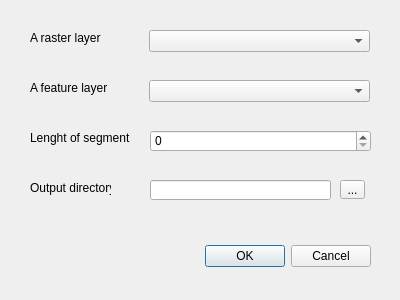
<?xml version="1.0" encoding="UTF-8"?>
<ui version="4.0">
 <class>RoadSlopePluginIIDialogBase</class>
 <widget class="QDialog" name="RoadSlopePluginIIDialogBase">
  <property name="geometry">
   <rect>
    <x>0</x>
    <y>0</y>
    <width>400</width>
    <height>300</height>
   </rect>
  </property>
  <property name="windowTitle">
   <string>RoadSlopePluginII</string>
  </property>
  <widget class="QDialogButtonBox" name="button_box">
   <property name="geometry">
    <rect>
     <x>30</x>
     <y>240</y>
     <width>341</width>
     <height>32</height>
    </rect>
   </property>
   <property name="orientation">
    <enum>Qt::Horizontal</enum>
   </property>
   <property name="standardButtons">
    <set>QDialogButtonBox::Cancel|QDialogButtonBox::Ok</set>
   </property>
  </widget>
  <widget class="QComboBox" name="comboBox">
   <property name="geometry">
    <rect>
     <x>149</x>
     <y>30</y>
     <width>221</width>
     <height>22</height>
    </rect>
   </property>
  </widget>
  <widget class="QComboBox" name="comboBox_2">
   <property name="geometry">
    <rect>
     <x>149</x>
     <y>80</y>
     <width>221</width>
     <height>22</height>
    </rect>
   </property>
  </widget>
  <widget class="QSpinBox" name="spinBox">
   <property name="geometry">
    <rect>
     <x>150</x>
     <y>130</y>
     <width>221</width>
     <height>22</height>
    </rect>
   </property>
  </widget>
  <widget class="QLineEdit" name="lineEdit">
   <property name="geometry">
    <rect>
     <x>150</x>
     <y>180</y>
     <width>181</width>
     <height>20</height>
    </rect>
   </property>
  </widget>
  <widget class="QToolButton" name="toolButton">
   <property name="geometry">
    <rect>
     <x>340</x>
     <y>180</y>
     <width>25</width>
     <height>19</height>
    </rect>
   </property>
   <property name="text">
    <string>...</string>
   </property>
  </widget>
  <widget class="QLabel" name="label">
   <property name="geometry">
    <rect>
     <x>30</x>
     <y>30</y>
     <width>81</width>
     <height>16</height>
    </rect>
   </property>
   <property name="text">
    <string>A raster layer</string>
   </property>
  </widget>
  <widget class="QLabel" name="label_2">
   <property name="geometry">
    <rect>
     <x>30</x>
     <y>80</y>
     <width>81</width>
     <height>16</height>
    </rect>
   </property>
   <property name="text">
    <string>A feature layer</string>
   </property>
  </widget>
  <widget class="QLabel" name="label_3">
   <property name="geometry">
    <rect>
     <x>30</x>
     <y>130</y>
     <width>101</width>
     <height>16</height>
    </rect>
   </property>
   <property name="text">
    <string>Lenght of segment</string>
   </property>
  </widget>
  <widget class="QLabel" name="label_4">
   <property name="geometry">
    <rect>
     <x>30</x>
     <y>180</y>
     <width>81</width>
     <height>16</height>
    </rect>
   </property>
   <property name="text">
    <string>Output directory</string>
   </property>
  </widget>
 </widget>
 <resources/>
 <connections>
  <connection>
   <sender>button_box</sender>
   <signal>accepted()</signal>
   <receiver>RoadSlopePluginIIDialogBase</receiver>
   <slot>accept()</slot>
   <hints>
    <hint type="sourcelabel">
     <x>20</x>
     <y>20</y>
    </hint>
    <hint type="destinationlabel">
     <x>20</x>
     <y>20</y>
    </hint>
   </hints>
  </connection>
  <connection>
   <sender>button_box</sender>
   <signal>rejected()</signal>
   <receiver>RoadSlopePluginIIDialogBase</receiver>
   <slot>reject()</slot>
   <hints>
    <hint type="sourcelabel">
     <x>20</x>
     <y>20</y>
    </hint>
    <hint type="destinationlabel">
     <x>20</x>
     <y>20</y>
    </hint>
   </hints>
  </connection>
 </connections>
</ui>
